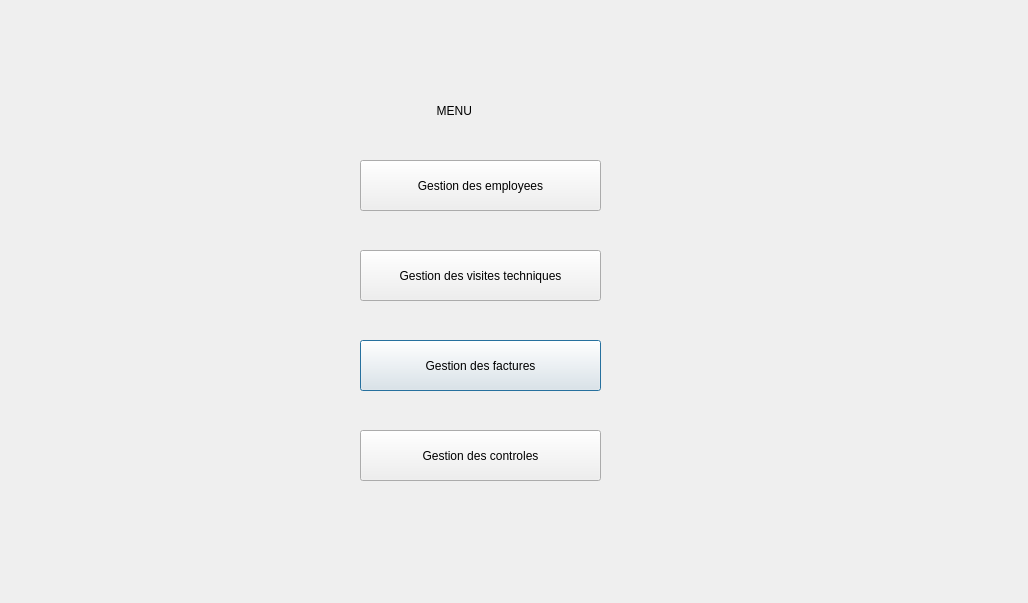
<?xml version="1.0" encoding="UTF-8"?>
<ui version="4.0">
 <class>menu</class>
 <widget class="QDialog" name="menu">
  <property name="geometry">
   <rect>
    <x>0</x>
    <y>0</y>
    <width>1028</width>
    <height>603</height>
   </rect>
  </property>
  <property name="windowTitle">
   <string>Dialog</string>
  </property>
  <widget class="QPushButton" name="pushButton_3">
   <property name="geometry">
    <rect>
     <x>360</x>
     <y>340</y>
     <width>241</width>
     <height>51</height>
    </rect>
   </property>
   <property name="text">
    <string>Gestion des factures</string>
   </property>
  </widget>
  <widget class="QPushButton" name="pushButton_2">
   <property name="geometry">
    <rect>
     <x>360</x>
     <y>250</y>
     <width>241</width>
     <height>51</height>
    </rect>
   </property>
   <property name="text">
    <string>Gestion des visites techniques</string>
   </property>
  </widget>
  <widget class="QPushButton" name="pushButton_1">
   <property name="geometry">
    <rect>
     <x>360</x>
     <y>160</y>
     <width>241</width>
     <height>51</height>
    </rect>
   </property>
   <property name="text">
    <string>Gestion des employees</string>
   </property>
  </widget>
  <widget class="QPushButton" name="pushButton_4">
   <property name="geometry">
    <rect>
     <x>360</x>
     <y>430</y>
     <width>241</width>
     <height>51</height>
    </rect>
   </property>
   <property name="text">
    <string>Gestion des controles</string>
   </property>
  </widget>
  <widget class="QLabel" name="label">
   <property name="geometry">
    <rect>
     <x>410</x>
     <y>80</y>
     <width>241</width>
     <height>61</height>
    </rect>
   </property>
   <property name="text">
    <string>        MENU</string>
   </property>
  </widget>
 </widget>
 <resources/>
 <connections/>
</ui>
